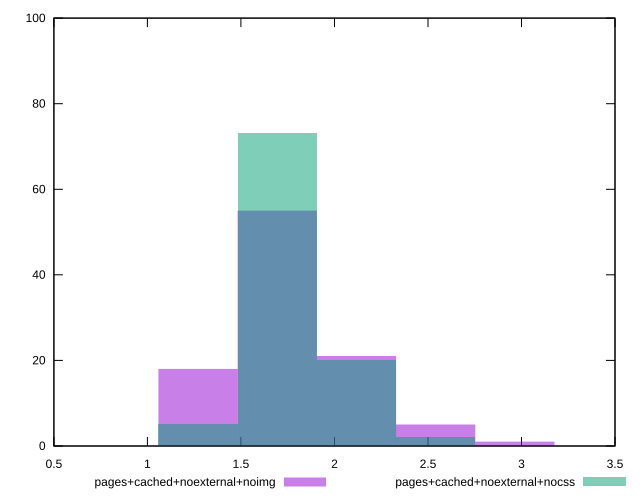

gnuplot code for this plot:
reset
set terminal svg size 640, 500
set output "reprap/server-response-time/comparison/histogram/8_vs_9.svg"

$pagesCachedNoexternalNoimg <<EOF
1.2695487605422668 18
2.115914600903778 21
1.6927316807230224 55
2.5390975210845337 5
2.962280441265289 1
EOF

$pagesCachedNoexternalNocss <<EOF
1.6927316807230224 73
2.115914600903778 20
2.5390975210845337 2
1.2695487605422668 5
EOF

set key outside below
set boxwidth 0.4231829201807556
set yrange [0:100]
set style fill transparent solid 0.5 noborder

plot \
  $pagesCachedNoexternalNoimg title "pages+cached+noexternal+noimg" with boxes, \
  $pagesCachedNoexternalNocss title "pages+cached+noexternal+nocss" with boxes, \


reset
